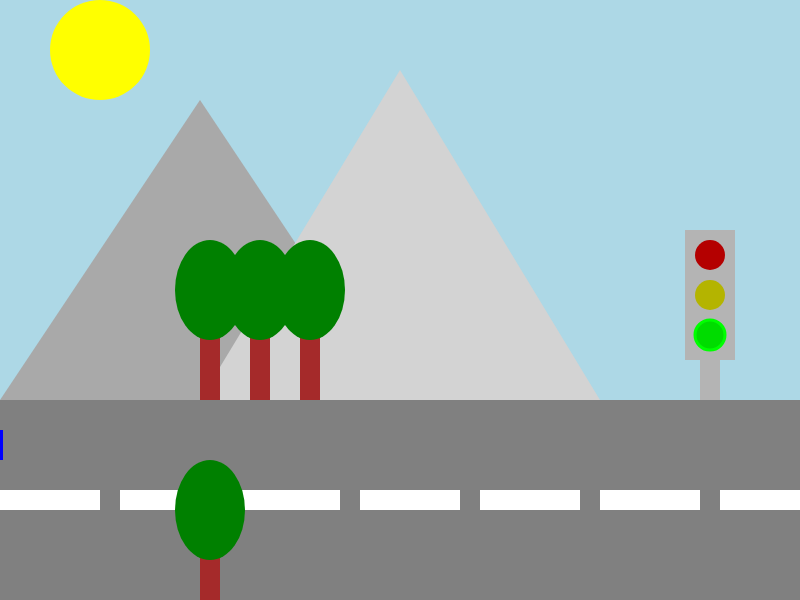
Frame 1 (no input)
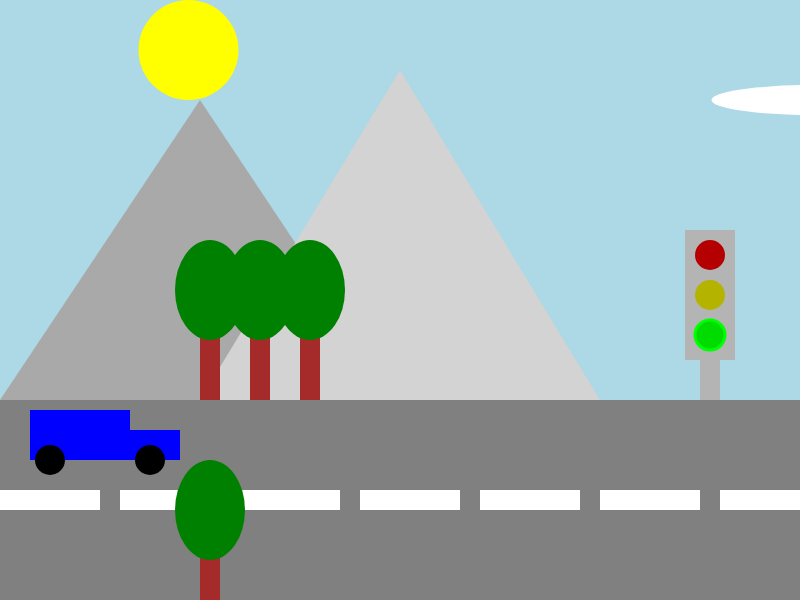
Frame 60 (no input)
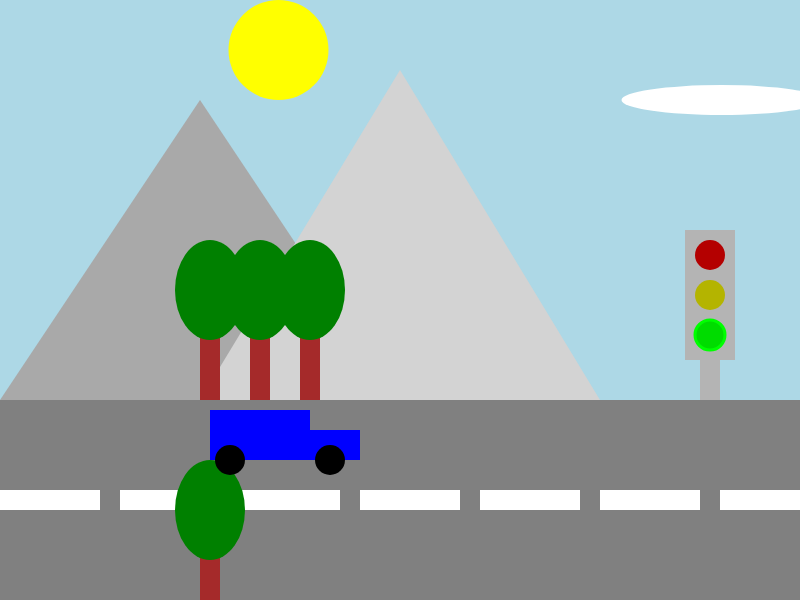
Frame 120 (the mouse pressed at the canvas centre since frame 60)

The p5.js sketch that drew these frames (run headless with seeded random() and noise() and a simulated clock; from frame 60 on, the mouse is pressed at the canvas centre):

// p5.js sketch
// ── sketch.js
let x = 100
let car=-150
let wiel1=-130

let cloud =900
let wiel2=-30

let licht; // 0 is rood, 1 is oranje, 2 is groen
function setup() {
  createCanvas(800, 600);
  licht=2
}

function draw() {
  background('lightblue');
  noStroke()
fill ('gray')
rect(0,400,800,200)

fill('white')
rect(0,490,100,20)
rect(120,490,100,20)
rect(240,490,100,20)
rect(360,490,100,20)
rect(480,490,100,20)
rect(600,490,100,20)
rect(720,490,100,20)
fill('darkgray')
triangle(400,400,200,100,0,400)
fill('lightgray');
triangle(600,400,400,70,200,400)

fill('brown')
rect(200,300,20,100)
fill ('green')
ellipse (210,290,70,100)



fill('brown')
rect(250,300,20,100)
fill ('green')
ellipse (260,290,70,100)


fill('brown')
rect(300,300,20,100)
fill ('green')
ellipse (310,290,70,100)



fill('brown')
rect(200,500,20,100)
fill ('green')
ellipse (210,510,70,100)




fill ('yellow')
circle(x,50,100)

x = x + 1.5;



if (x  >= 900){
x = -100

console.log(x);}

fill ('white')
ellipse(cloud,100,200,30)

cloud = cloud - 1.5;

if (cloud  <= -100){
cloud = 900
}

if (licht == 0){
car += 0
wiel1 += 0
wiel2 += 0
}



if (licht == 1){
car += 2
wiel1 += 2
wiel2 += 2
}



if (licht == 2){
car += 3
wiel1 += 3
wiel2 += 3
}


if (car  >= 900){
car = -140}




fill ('blue')
rect (car,430,150,30)


fill ('blue') 
rect(car,410,100,40)


if (wiel1 >= 900){
wiel1 = -140}






fill ('black')
circle(wiel1,460,30 )




if (wiel2  >= 900){
wiel2 = -140}




fill ('black')
circle(wiel2,460,30)


fill(180);
rect(700,300,20,100);
rect(685,230,50,130);

if (licht === 0) {
  fill(220,0,0);
  stroke(255,0,0);
  strokeWeight(3);
} else {
  fill(180,0,0);
  noStroke();
}
circle(710,255,30);
if (licht === 1) {
  fill(220,220,0);
  stroke(255,150,0);
  strokeWeight(3);
} else {
  fill(180,180,0);
  noStroke();
}
circle(710,295,30);
if (licht === 2) {
  fill(0,220,0);
  stroke(0,255,0);
  strokeWeight(3);
} else {
  fill(0,180,0);
  noStroke();
}
circle(710,335,30);

}

function keyPressed() {
  if (key === 'Enter') {
    if (licht === 0) {
      licht = 2;
    } else {
      licht--
    }
  } 

   








}
